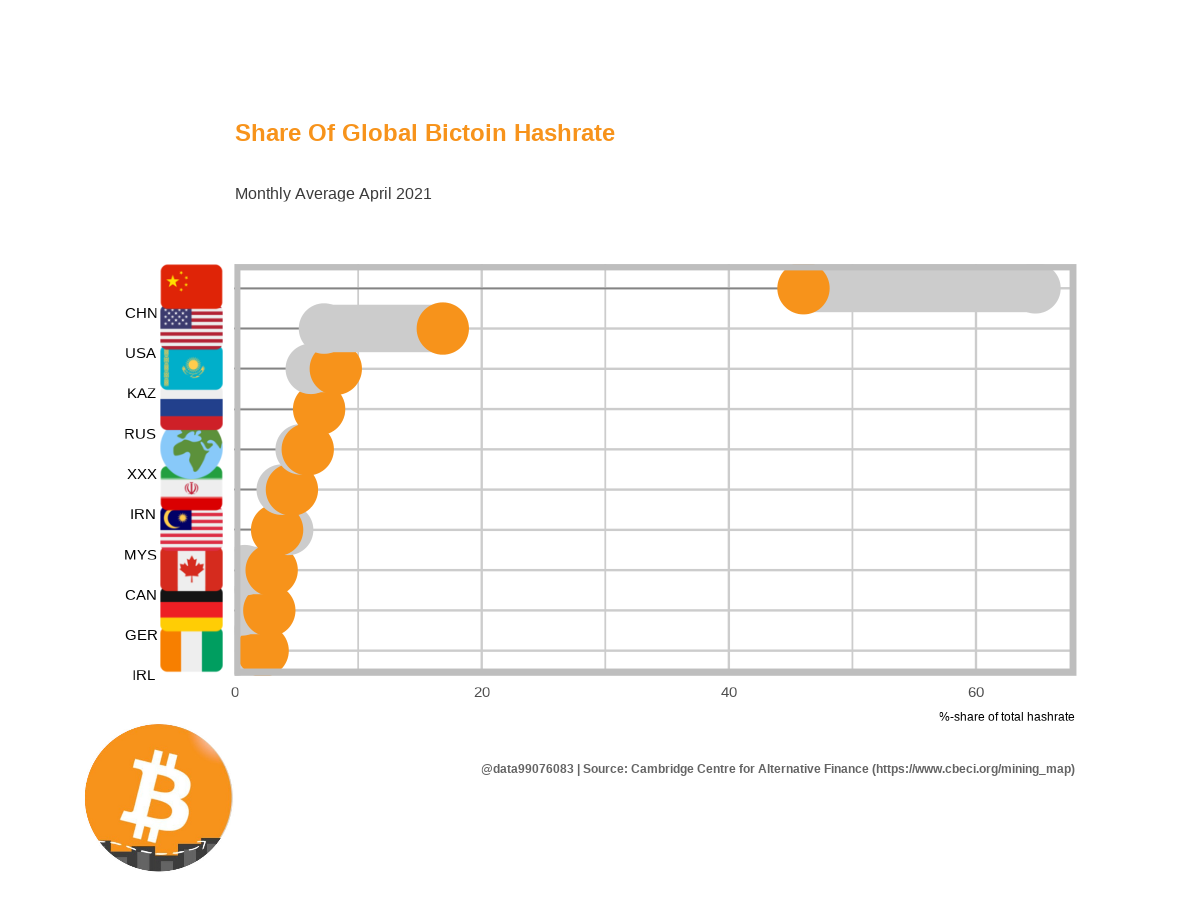

Write R code to recreate this figure.
##**************************************
## JoBisch                            ##
## last update: august 2021           ##
##                                    ##
## fetches hashrate by countries      ##
##                                    ##
##**************************************

# Cambridge Bitcoin Hashrate By Countries: https://cbeci.org/mining_map
# Twitter Emojis: https://twemoji.twitter.com | https://emojipedia.org/twitter/twemoji-13.1/
# Image In ggplot: https://www.statworx.com/de/blog/using-emojis-and-png-as-icons-in-your-ggplot/

## clear the cache _____________________

rm(list = ls())

##**************************************
## Install & load new packages      ----
##**************************************

# packages _____________________________
packages <- c("twitteR"
              ,"dplyr"
              ,"tidyverse"
              ,"ggplot2"
              ,"ggimage"
              ,"ggtext"
              ,"ggrepel"
              ,"ggalt"
              ,"lubridate"
              ,"config"
              ,"rstudioapi"
              ,"hrbrthemes"
              ,"magick"
              ,"Cairo"
              ,"emojifont"
              ,"reshape"
              ,"cowplot")

# ipak function: install and load multiple R packages.
# check to see if packages are installed. Install them if they are not, then load them into the R session.

ipak <- function(pkg){
  new.pkg <- pkg[!(pkg %in% installed.packages()[, "Package"])]
  if (length(new.pkg)) 
    install.packages(new.pkg, dependencies = TRUE)
  sapply(pkg, require, character.only = TRUE)
}

# usage ________________________________
ipak(packages)

##**************************************
## Sets working directory           ----
##**************************************

# sets working directory to RScript location
if (Sys.getenv("RSTUDIO") == "1") {
  wd <- dirname(rstudioapi::getSourceEditorContext()$path)
} else {
  wd <- '/home/R_Twitter-Bot/99_blockchain-data'
}

setwd(wd)

##**************************************
## Global Variables                 ----
##**************************************

# variable today _______________________

today <- Sys.Date()

today.5y <- today %m+% years(-5)

# get emoji mapping ____________________
emoji.mapping <- read.csv2('custom/mapping_country-emoji.csv')

##**************************************
## Cambridge Hashrate               ----
##**************************************

# get and save data  ___________________
data <- read.csv("https://cbeci.org/api/v1.1.0/download/mining_countries", stringsAsFactors=FALSE)
write.csv(data,"data\\cambridge_hashrate_countries.csv", row.names = TRUE)

# clean column names ___________________
names(data) <- tolower(names(data))

# assign data types ____________________
data$date <-
  as.POSIXct(data$date)

# select relevant data _________________
maxdate <- max(data$date)
data <- subset(data, date==max(data$date) | date==max(data$date) %m-% months(12))

# transform data _______________________
data <- cast(data, country ~ date)
data <- data[order(data[,3], decreasing = TRUE),]
colnames(data)[2] <- "lastyear"
colnames(data)[3] <- "thisyear"

# join emoji location __________________
data <- left_join(x=data, y=emoji.mapping, by = "country")

# add id _______________________________
data$id <- rev(seq.int(nrow(data)))

##**************************************
## Preparing images                 ----
##**************************************

labels <- c()

for (i in 1:length(data$emoji)){
  
  img.name <- data$ALPHA.3[i]
  labels <- c(labels, paste0(img.name, " <img src='", data$emoji[i],  "' width='15' />"))
  
  #labels <- c(labels, paste0("<img src='", data$emoji[i],  "' width='15' /><br>", img.name))
  
}

##**************************************
## Plot                             ----
##**************************************

Cairo::Cairo(
  1200, #length
  900, #width
  file = paste("cambridge_hashrate_countries_dumbbell", ".png", sep = ""),
  type = "png", #tiff
  bg = "white", #white or transparent depending on your requirement 
  dpi = 300,
  units = "px" #you can change to pixels etc 
)

p <- ggplot(data,
            aes(
              x =  lastyear,
              xend = thisyear,
              y = reorder(country, thisyear),
              yend = country
            ),
            color = "#3b3b3b") +

  geom_dumbbell(
    colour = "grey80",
    colour_xend = "#f7931b",
    size = 4.0,
    dot_guide =  TRUE,
    dot_guide_size = 0.15,
    dot_guide_colour = "#3b3b3b"
  ) +


  scale_x_continuous(expand = expansion(mult = c(0, .05))) +

  theme_ipsum() +
  theme(
    panel.grid.minor.y = element_blank(),
    panel.grid.major.y = element_blank(),
    legend.position = "none"
  ) +
  
  labs(
    title = "Share Of Global Bictoin Hashrate",
    subtitle = paste0("Monthly Average ", as.character(format(maxdate, "%B %Y"))),
    y = "",
    x = '%-share of total hashrate',
    caption = "@data_bitcoin | Source: Cambridge Centre for Alternative Finance (https://www.cbeci.org/mining_map)"
  ) +
  theme_ipsum() +
  theme(
    legend.title = element_blank(),
    plot.title = element_text(color = "#f7931b"),
    plot.subtitle = element_text(color = "#3b3b3b"),
    plot.caption = element_text(color = "#646464", face = 'bold'),
    panel.border = element_rect(
      colour = "grey",
      fill = NA,
      size = 1
    )
  )

# add logos to y axis: https://stackoverflow.com/questions/68747698/ggplot2-images-as-y-axis-labels-solved/68751201#68751201
p <- p +   scale_y_discrete(name = NULL,
                       labels = rev(labels)) +
  theme(axis.text.y = element_markdown(color = "black", size = 11))

p

ggsave("test.png", p, dpi = 300)

ggsave(
  filename = "test.png",
  plot = last_plot(),
  device = NULL,
  path = NULL,
  scale = 1,
  width = NA,
  height = NA,
  units = c("cm"),
  dpi = 110,
  limitsize = TRUE
)

# add logo to plot and save as png: https://michaeltoth.me/you-need-to-start-branding-your-graphs-heres-how-with-ggplot.html
logo <- image_read("../pics/logo_twitter-account.jpg")

grid::grid.raster(logo, x = 0.07, y = 0.03, just = c('left', 'bottom'), width = unit(0.5, 'inches'))
dev.off()

# save plot ____________________________
#ggsave("gtrends_bitcoin_5y.png", plot = last_plot(), dpi = 300, width = NA, height = NA)


##**************************************
## Twitter Api                      ----
##**************************************

twitter <- config::get("twitter")

# twitter login credentuials ___________
consumerKey <- twitter$consumerKey
consumerSecret <- twitter$consumerSecret
accessToken <- twitter$accessToken
accessTokenSecret <- twitter$accessTokenSecret

# connect to twitter ___________________
setup_twitter_oauth(consumerKey,consumerSecret,accessToken,accessTokenSecret)

# post tweet ___________________________
tweet(text = paste0("Share Of Global Bictoin Hashrate By Country (Cambridge Centre for Alternative Finance) ", as.character(maxdate), " #Bitcoin #BTC"), mediaPath = ("cambridge_hashrate_countries_lollipop.png"))
